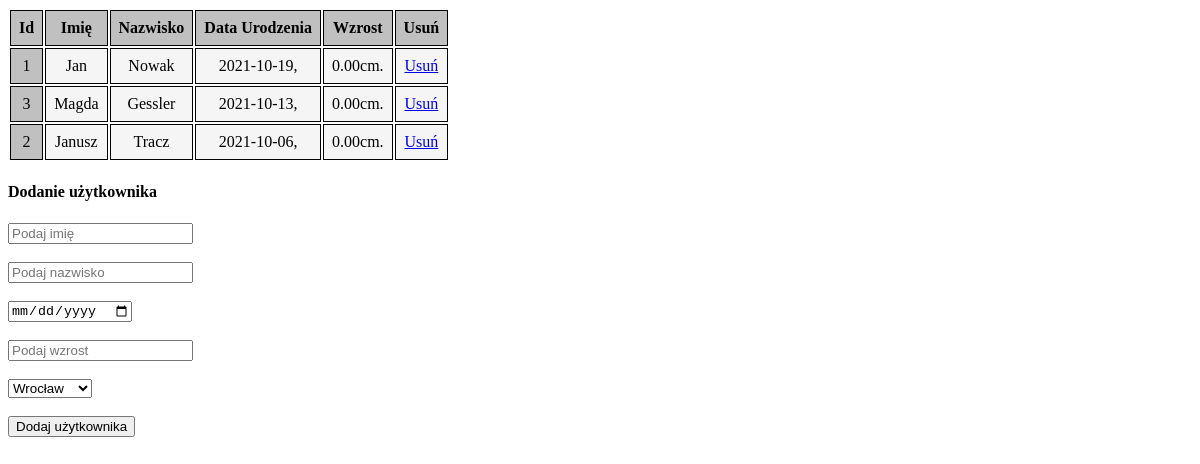
The app's page /skrypt.php with its own data.
### tables this page shows
CREATE TABLE `users` (
  `id` int(10) UNSIGNED NOT NULL,
  `name` varchar(30) NOT NULL,
  `surname` varchar(40) NOT NULL,
  `birthday` date NOT NULL,
  `city_id` int(11) NOT NULL,
  `wzrost` decimal(5,2) NOT NULL
);

CREATE TABLE `cities` (
  `id` int(10) UNSIGNED NOT NULL,
  `city` varchar(32) NOT NULL
);

### skrypt.php (the view, shortened to what this page needs)
<!DOCTYPE html>
<html lang="PL-pl">
<head>
  <link rel="stylesheet" href="styl.css">
</head>
<body>
<?php
  require_once 'connect.php';
  $sql = "SELECT * FROM `users` INNER JOIN cities ON `users`.`city_id` = `cities`.`id`" ;
  $rezultat = $connect->query($sql);
  echo "<table>";
  echo <<<TABLE
    <tr>
      <th>Id</th>
      <th>Imię</th>
      <th>Nazwisko</th>
      <th>Data Urodzenia</th>
      <th>Wzrost</th>
      <th>Usuń</th>
    </tr>
  TABLE;
  while($rows = $rezultat->fetch_assoc()){
    echo <<<ROW
    <tr>
      <td>
        $rows[id]
      </td>
      <td>
        $rows[name]
      </td>
      <td>
        $rows[surname]
      </td>
      <td>
        $rows[birthday],
      </td>
      <td>
        $rows[wzrost]cm.
      </td>
      <td>
        <a href="insert.php?id=$rows[id]">Usuń</a>
      </td>
    </tr>
    ROW;
  }
  echo "</table>";
  if(isset($_GET['addUser'])){
    echo '<a href="../15-11/script.php?addUser=">Usuwanie użytkownika</a>';
  }else{
    echo <<<ADDUSERFORM
    <h4>Dodanie użytkownika</h4>
    <form method="post" action="insert.php">
      <input type="text" name="name" placeholder="Podaj imię"><br><br>
      <input type="text" name="surname" placeholder="Podaj nazwisko"><br><br>
      <input type="date" name="birthday" placeholder="Data urodzenia"><br><br>
      <input type="number" name="wzrost" placeholder="Podaj wzrost"><br><br>
      <select name="city_id">
    ADDUSERFORM;
      $sql = "SELECT * FROM `cities`";
      $rezultat = $connect->query($sql);
      while($rows = $rezultat->fetch_assoc()){
        echo "<option value=\"$rows[id]\">$rows[city] </option>";
      };
    echo <<<ADDUSERFORM
    </select><br><br>
      <input type="submit" value="Dodaj użytkownika">
    <form>
    ADDUSERFORM;
  }
 ?>
</body>
</html>

### styl.css (style rules this page uses)
tr, td, th { border: solid black 1px; border-collapse: collapse; text-align: center; padding: 8px; }
td:nth-of-type(1) { background-color: Silver; }
th { background-color: Silver; }
td { background-color: WhiteSmoke; }

### records on screen
users: city "1", name "Jan", surname "Nowak", birthday "2021-10-19", wzrost "0.00"
users: city "3", name "Magda", surname "Gessler", birthday "2021-10-13", wzrost "0.00"
users: city "2", name "Janusz", surname "Tracz", birthday "2021-10-06", wzrost "0.00"

### other values on screen
form field city_id "Wrocław"
